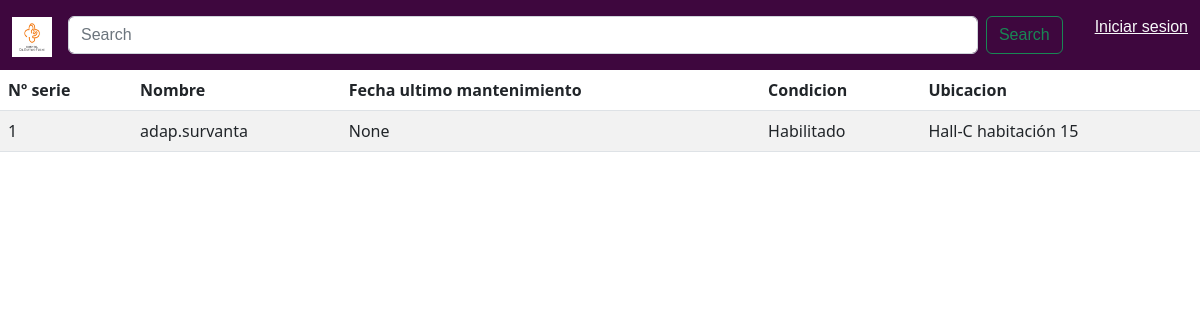
Before: / with the older database file.
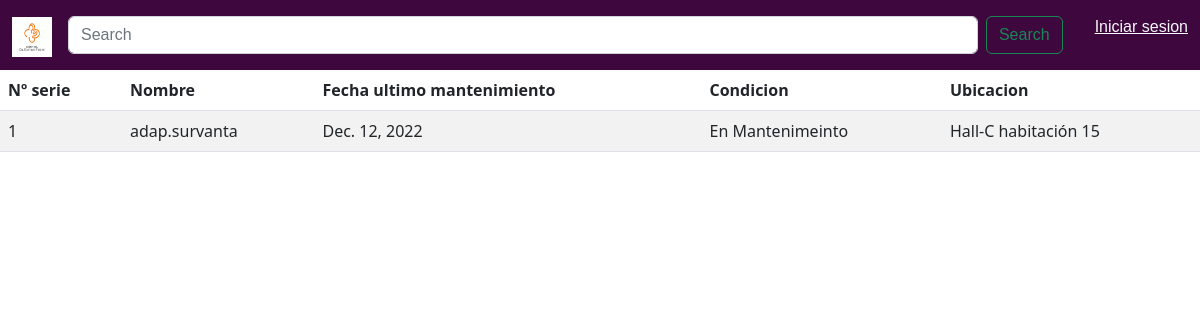
After: the same page with the newer database file.
### app/models.py (models this page shows, shortened)
class Equipo(models.Model):
    Nombre=models.CharField(max_length=30)
    SerialNumber=models.IntegerField()
    Mensaje=models.TextField(max_length=300,blank=True,null=True)
    Fecha_ultimo_mantenimiento=models.DateField(blank=True,null=True)
    Fecha_estimada_devolución=models.DateField(blank=True,null=True)
    Ubicacion=models.CharField(max_length=30, blank=False, null=True)
    EstadoEquipo= (
        ('En Mantenimeinto','En Mantenimiento'),
        ('Habilitado','Habilitado'),
        ('En Mantenimiento','Dado de baja'),
        ('En Desuso','En Desuso'),
        ('En Prestamo','En Prestamo'),
        )
    Estado = models.CharField(max_length=30, choices=EstadoEquipo)

### app/views.py (the view)
# urls.py: 2. Add a URL to urlpatterns:  path('', views.home, name='home')
def home(request):
    busqueda = request.GET.get("buscar")
    equipos = Equipo.objects.all()
    return render(request,'app/home.html',{"e":equipos},)

### app/templates/app/home.html (shortened to what this page needs)
<!DOCTYPE html>
{%load static%}
<html lang="en">
<head>
    <link rel="stylesheet" href="{% static 'app/css/bootstrap.css' %}">
    <link type="text/css" href="{% static 'app/css/elcss.css' %}" rel="stylesheet">
</head>
<header>
    <nav class="navbar" id="Nav">
        <div class="container-fluid">
          <a class="navbar-brand" href=" ">
            <img src="{% static 'app/img/HOSPITAL-DR-G-FRICKE.jpg' %}" alt="Logo" class="d-inline-block align-text-top" width="40" height="40">
          </a>
          <div class="col-md">
            <form class="d-flex" role="search">
                <input class="form-control me-2" type="search" placeholder="Search" aria-label="Search" name="buscar">
                <button class="btn btn-outline-success" type="submit">Search</button>
              </form>
            </div>
            <div>
              <ul>
            <a href="{%url 'admin:index'%} " class="link-light">Iniciar sesion</a></div>
        </div>
      </nav>
</header>
<body >
    <div class="table reponsive">
        <table class="table table-striped">
            <thead>
                <tr>
                    <th scope="col">Nº serie</th>
                    <th scope="col">Nombre</th>
                    <th scope="col">Fecha ultimo mantenimiento</th>
                    <th scope="col">Condicion</th>
                    <th scope="col">Ubicacion</th>
                </tr>
            </thead>
            <tbody>
            {%if e%}
            {%for equip in e%}
            <tr>
                <td>{{equip.SerialNumber}}</td>
                <td>{{equip.Nombre}}</td>
                <td>{{equip.Fecha_ultimo_mantenimiento}}</td>
                <td>{{equip.Estado}}</td>
                <td>{{equip.Ubicacion}}</td>
            </tr>
            {%endfor%}
            {%else%}
                <h1>no hay registros de equipos</h1>
            {%endif%}
            </tbody>
        </table>
    </div>
</body>
</html>

Changed rows visible on the page:
changed Equipo "adap.survanta": Fecha_ultimo_mantenimiento "None" → "Dec. 12, 2022"; Estado "Habilitado" → "En Mantenimeinto"
